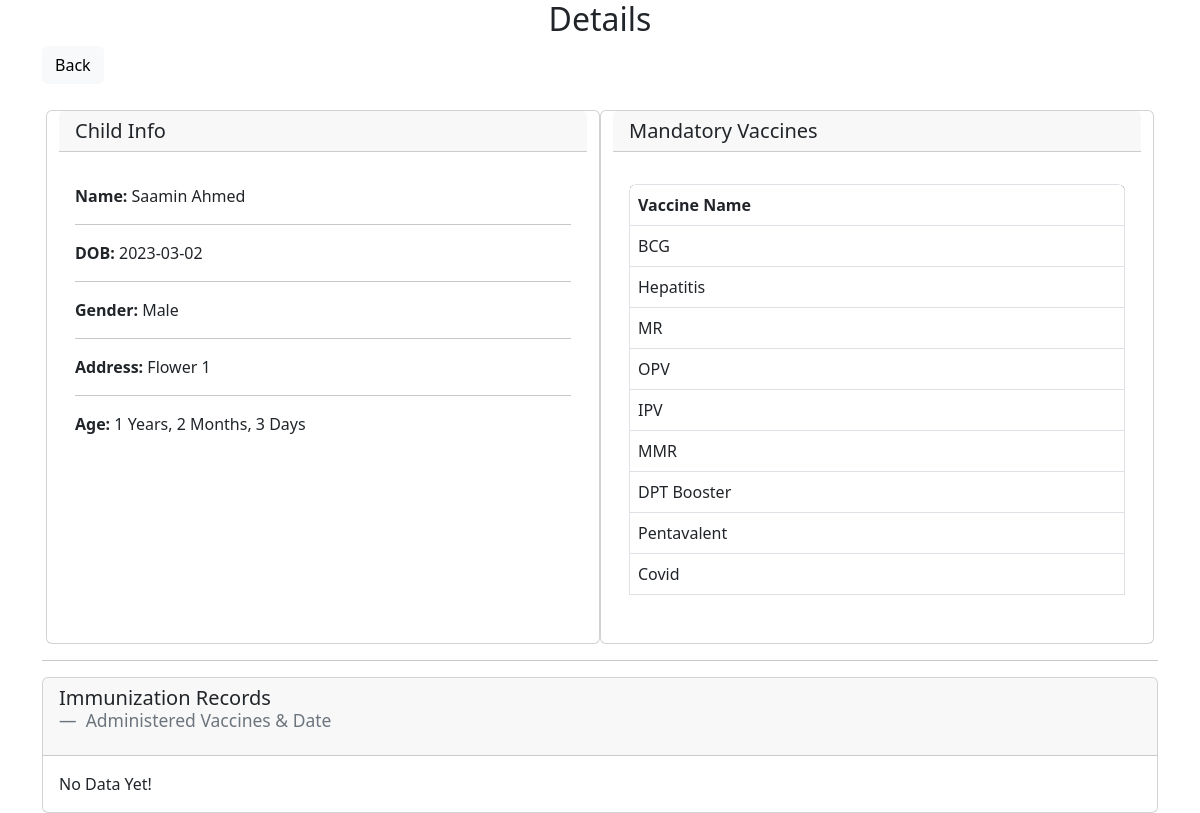
/view.php?id=22 (signed in), run on the app's committed database.
### tables this page shows
CREATE TABLE `children` (
  `child_id` int(255) NOT NULL,
  `parents_id` int(255) NOT NULL,
  `Name` text NOT NULL,
  `Gender` text NOT NULL,
  `DOB` date NOT NULL,
  `NID` text NOT NULL,
  `Address` varchar(255) NOT NULL,
  `data` varchar(25) NOT NULL
);

CREATE TABLE `vaccines` (
  `vaccine_id` int(12) NOT NULL,
  `Name` varchar(12) NOT NULL
);

### view.php (the view, shortened to what this page needs)
<?php
include_once('connects.php');
$id = $_GET['id'];
?>
<!DOCTYPE html>
<html lang="en">
<head>
  <link href="https://cdn.jsdelivr.net/npm/bootstrap@5.3.0-alpha3/dist/css/bootstrap.min.css" rel="stylesheet">
</head>
<body>
  <div class="container">
    <h2 style="text-align: center;">Details</h2>
    <a type="button" class="btn btn-light float-sm-start" href="dashboard.php">Back</a>
    <br>
    <div class="row row-cols-1 mt-3 mx-1 row-cols-md-2 g-4">
      <div class="card">
        <h5 class="card-header">Child Info</h5>
        <div class="card-body">
          <p class="card-text">
            <?php
            $sql = "SELECT * FROM children where child_id = '" . $id . "'";
            $result = $mysqli->query($sql);
            if ($result->num_rows > 0) {
              while ($rows = $result->fetch_assoc()) {
            ?>
          <div>
            <b> Name:</b> <?php echo $rows['Name']; ?><br>
            <hr>
            <b> DOB:</b> <?php echo $rows['DOB']; ?><br>
            <hr>
            <b> Gender: </b><?php echo $rows["Gender"]; ?>
            <hr>
            <b>Address: </b> <?php echo $rows['Address']; ?>
            <hr>
            <?php
                $dob = $rows['DOB'];
                $dob = new DateTime($dob);
                $now = new DateTime();
                $diff = $now->diff($dob);
                echo '<b>Age: </b>' . $diff->y . ' Years, ' . $diff->m . ' Months, ' . $diff->d . ' Days';
            ?>
          <?php } ?>
          </div>
          </p>
        </div>
      </div>
      <br>
      <div class="card">
        <h5 class="card-header">Mandatory Vaccines</h5>
        <div class="card-body">
          <p class="card-text">
          <div class="table-responsive rounded-3">
            <table class="table table-bordered">
              <tr class="bg-dark text-white">
                <th>Vaccine Name</th>
              </tr>
              <?php
              $sql = "SELECT * FROM vaccines";
              $result = $mysqli->query($sql);
              if ($result->num_rows > 0) {
                while ($rows = $result->fetch_assoc()) {
              ?>
                  <tr>
                    <td><?php echo $rows['Name']; ?></td>
                  </tr>
              <?php
                }
              }
              ?>
            </table>
          </div>
          </p>
        </div>
      </div>
    </div>
    <hr>
    <div class="card">
      <h5 class="card-header">
        <figure>
          <blockquote class="blockquote">
            <h5>Immunization Records</h5>
          </blockquote>
          <figcaption class="blockquote-footer">
            Administered Vaccines & Date
          </figcaption>
        </figure>
      </h5>
      <div class="card-body">
        <p class="card-text">
          <?php
              $sql = "SELECT * FROM child_vaccines where child_id = '" . $id . "'";
              $result = $mysqli->query($sql);
              if ($result->num_rows > 0) {
                while ($rows = $result->fetch_assoc()) {
          ?>
              <hr>
              <b>Vaccine: </b><?php echo $rows['Name']; ?>
              <br>
              <b>Administered On: </b><?php echo $rows['Date']; ?>
          <?php
                }
              } else {
                echo "No Data Yet!";
              }
          ?>
        </p>
      </div>
    </div>
  <?php
  }
  ?>
  </div>
</body>
</html>

### data on the page
children: Name "Saamin Ahmed", DOB "2023-03-02", Gender "Male", Address "Flower 1", DOB "1", DOB "2", DOB "3"
vaccines: Name "BCG"
vaccines: Name "Hepatitis"
vaccines: Name "MR"
vaccines: Name "OPV"
vaccines: Name "IPV"
vaccines: Name "MMR"
vaccines: Name "DPT Booster"
vaccines: Name "Pentavalent"
vaccines: Name "Covid"
